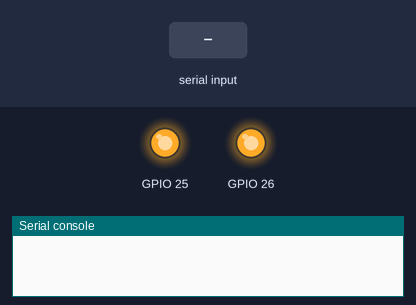
The program below on a simulated ESP32 board running MicroPython. Shown: output pins drawn as LEDs (lit = HIGH), the last lines printed to the serial console. Inputs (shaded band) come from the test bench. Library files of the repository ran but are not shown: loraE32.py.

Above: at 0.01 s.
At 1.2 s:
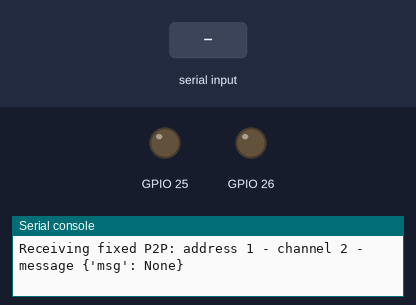
1.3 s: "1" received over the second serial link
Timing chart, 0 to 4.3 s (numbered marks = the images above; inputs shaded):
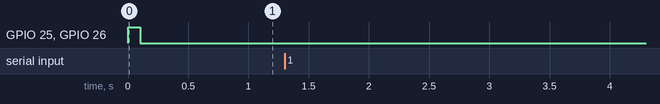

The program:

testRecvE32_P2P.py
```python
###########################################
# receiving fixed point to point
###########################################
# transmitter - address 0001 - channel 02
# message     - address 0003 - channel 04
# receiver    - address 0003 - channel 04
###########################################

from loraE32 import ebyteE32
import utime

M0pin = 25
M1pin = 26
AUXpin = 27

e32 = ebyteE32(M0pin, M1pin, AUXpin, Address=0x0003, Channel=0x04, debug=False)

e32.start()

from_address = 0x0001
from_channel = 0x02

while True:
    print('Receiving fixed P2P: address %d - channel %d'%(from_address, from_channel), end='')
    message = e32.recvMessage(from_address, from_channel, useChecksum=True)
    print(' - message %s'%(message))
    utime.sleep_ms(2000)

e32.stop()
```
